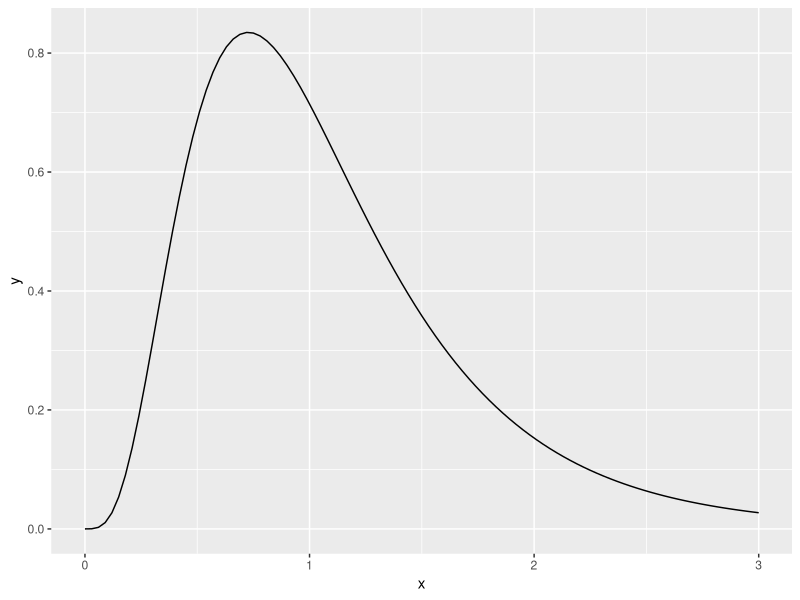
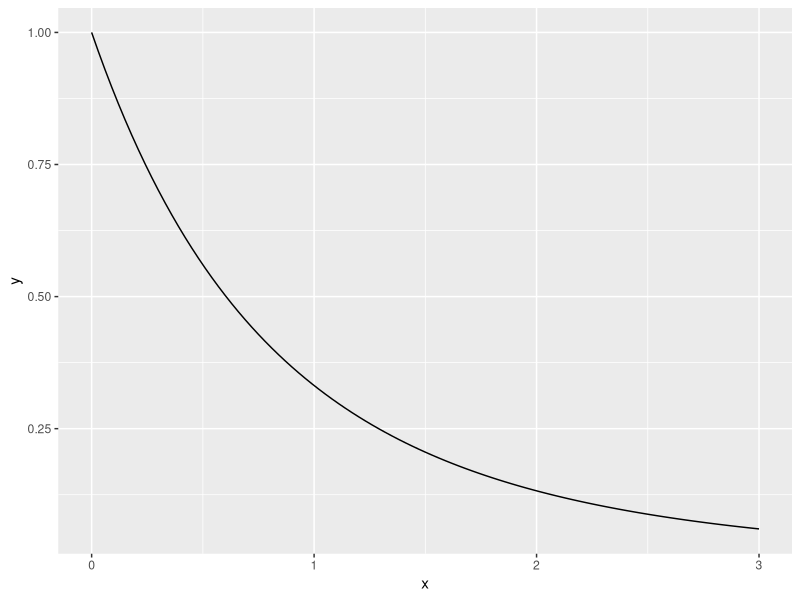
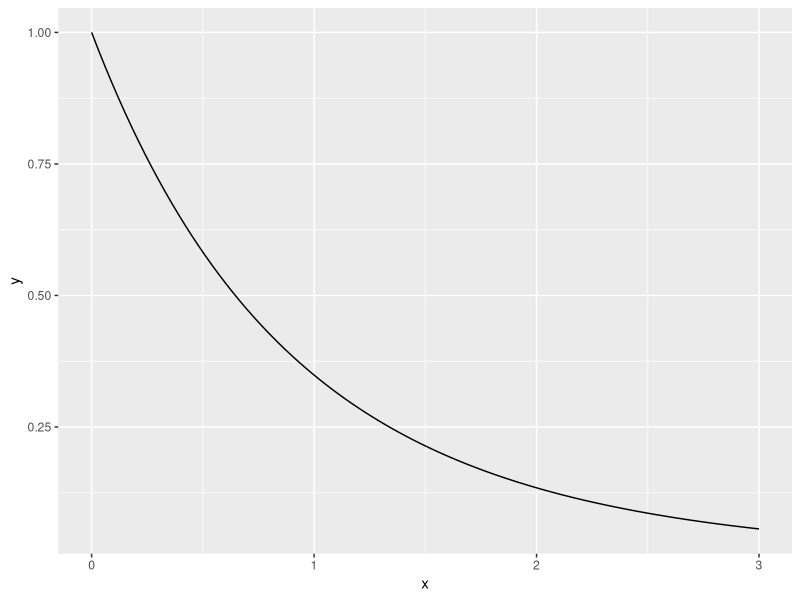

Write the R code that produced these figures, in order.
## ---- chunk 1
library(tidyverse)

## ---- chunk 2
#example df curve with df1 = 10 and df2 = 20
df1 <- 10  
df2 <- 20 

ggplot(data.frame(x = c(0, 3)), aes(x = x)) + 
  stat_function(fun = df, 
                args = list(df1 = df1, df2 = df2))

#for our example, 3 in each group
G <- 3 #specify number of groups
N <- 12 #specify total number of experimental units

df1 <- G-1 
df2 <- N-G 

ggplot(data.frame(x = c(0, 3)), aes(x = x)) + 
  stat_function(fun = df, 
                args = list(df1 = df1, df2 = df2)) 

#for our example, 3 in each group
G <- 3 #specify number of groups
N <- 21 #specify total number of experimental units

df1 <- G-1 
df2 <- N-G 

ggplot(data.frame(x = c(0, 3)), aes(x = x)) + 
  stat_function(fun = df, 
                args = list(df1 = df1, df2 = df2))

  
